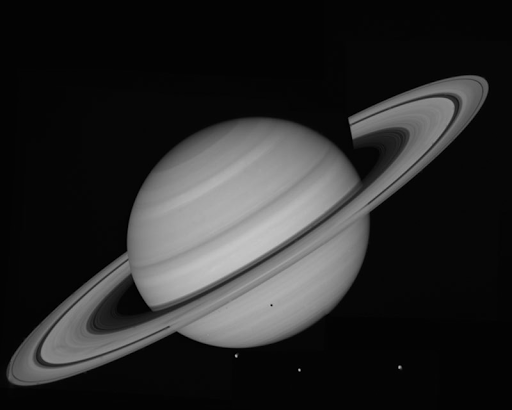
#> input picture computer-vision/computer-vision-udacity/2A-L2/images/saturn.png, 512 x 410 px
$ python remove_noise.py
#> lines starting #> are read from the running program, lines starting #| are printed output that depends on the picture
import cv2
import numpy as np
from typing import List

# Apply a Gaussian filter to remove noise
img = cv2.imread('images/saturn.png')
#> img is the input picture: shape (410, 512, 3); min 0, max 198, mean 41
cv2.imshow('Img', img)

# TODO: Add noise to the image


def add_noise(
        img: List[int],
        mean: float = 1.0,
        std: float = 0.5) -> List[int]:
#> called with mean = 10, std = 5
    noise = np.random.normal(mean, std, img.shape)
    img_with_noise = img + noise
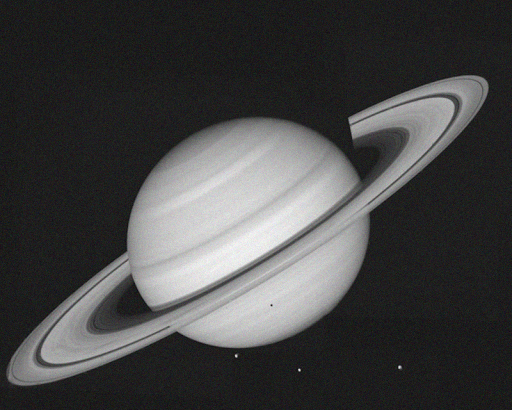
#> img_with_noise: shape (410, 512, 3) float64; mean B, G, R 51, 51, 51; drawn with min black and max white
    return img_with_noise.astype(np.uint8)


img_with_noise = add_noise(img, mean=10., std=5.)
cv2.imshow('Saturn image with noise', img_with_noise)

# TODO: Now apply a Gaussian filter to smooth out the noise


def apply_gaussian_filter(img: List[int], kernel_size: int = 5) -> List[int]:
#> called with kernel_size = 5
    res = cv2.GaussianBlur(img, (kernel_size, kernel_size), 0)
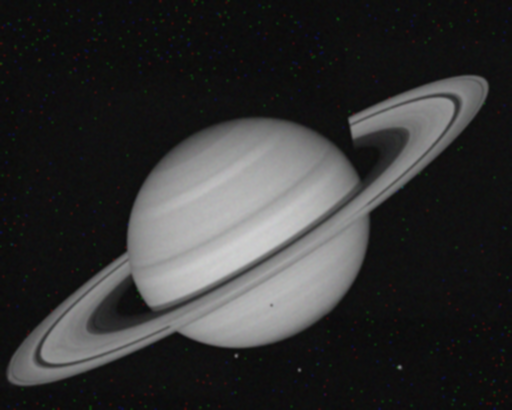
#> res: shape (410, 512, 3); mean B, G, R 50.7, 50.7, 50.7
    return res.astype(np.uint8)


img_smoothed = apply_gaussian_filter(img_with_noise)
cv2.imshow('Saturn smoothed image', img_smoothed)
cv2.waitKey(0)
